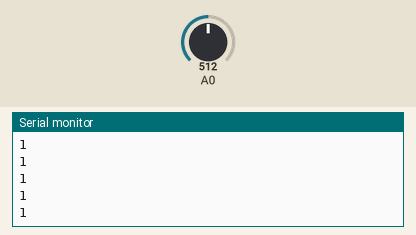
Bench run of a sketch on a simulated Arduino Uno, built with avr-gcc and run on an emulated ATmega328P. Shown: the last lines printed to the serial monitor. The test bench sets the inputs (shaded band); at power-on: A0 = 512.

Above: at 1.2 s.
1.3 s: A0 set to 676
At 2.4 s:
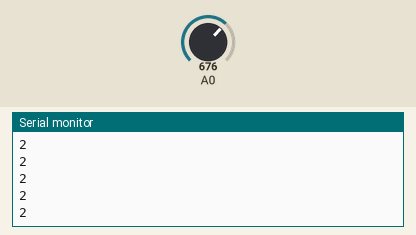
2.8 s: A0 set to 323
At 3.7 s:
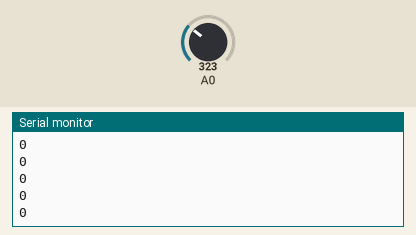
Timing chart, 0 to 5.8 s (numbered marks = the images above; inputs shaded):
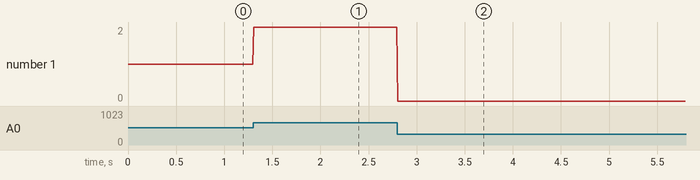

The sketch:

Haptic_send.ino
```cpp
// Recieves haptic input from the mannequin arm

int fsrPin = 0;
int fsrReading;

void setup() {
  Serial.begin(115200);
}

void loop() {
  fsrReading = analogRead(A0);
  if (fsrReading > 666)
    Serial.println(2);
  else if (fsrReading > 333)
    Serial.println(1);
  else
    Serial.println(0);
  delay(10);
}
```

Measured:
- after the input at 1.3 s, the serial monitor: prints a new line at once (image 1)
- after the input at 2.8 s, the serial monitor: prints a new line at once (image 2)
- plotted number 1: 1 → 2 after the input at 1.3 s, 2 → 0 after the input at 2.8 s
